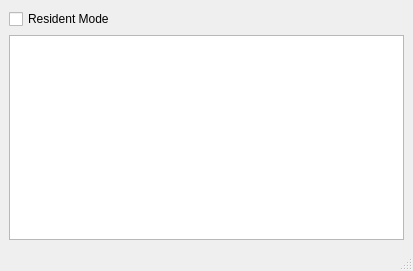
<?xml version="1.0" encoding="UTF-8"?>
<ui version="4.0">
 <class>MainWindow</class>
 <widget class="QMainWindow" name="MainWindow">
  <property name="geometry">
   <rect>
    <x>0</x>
    <y>0</y>
    <width>413</width>
    <height>271</height>
   </rect>
  </property>
  <property name="windowTitle">
   <string>MainWindow</string>
  </property>
  <widget class="QWidget" name="centralwidget">
   <layout class="QVBoxLayout" name="verticalLayout_2">
    <item>
     <widget class="QCheckBox" name="chkboxResident">
      <property name="text">
       <string>Resident Mode</string>
      </property>
     </widget>
    </item>
    <item>
     <layout class="QHBoxLayout" name="horizontalLayout">
      <property name="topMargin">
       <number>0</number>
      </property>
      <item>
       <widget class="QListView" name="textTypeListView"/>
      </item>
     </layout>
    </item>
   </layout>
  </widget>
  <widget class="QMenuBar" name="menubar">
   <property name="geometry">
    <rect>
     <x>0</x>
     <y>0</y>
     <width>413</width>
     <height>21</height>
    </rect>
   </property>
  </widget>
  <widget class="QStatusBar" name="statusbar"/>
 </widget>
 <resources/>
 <connections/>
</ui>
